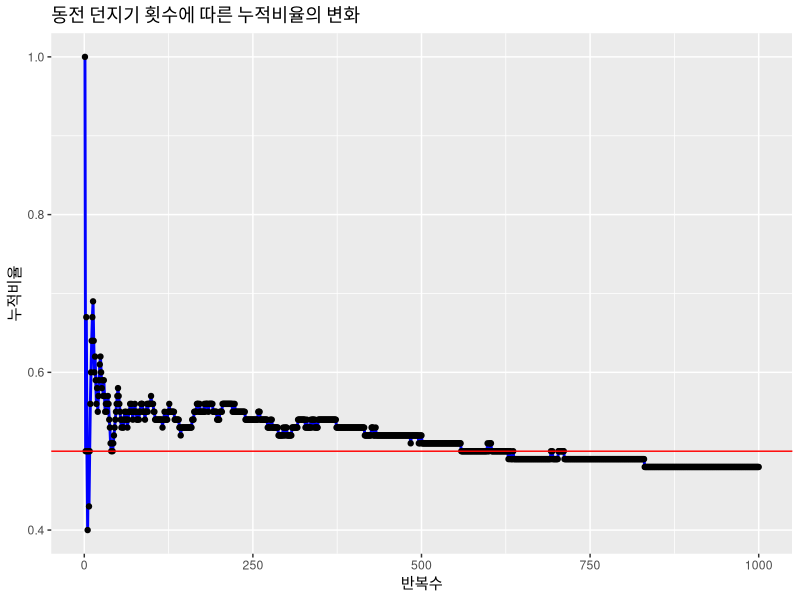
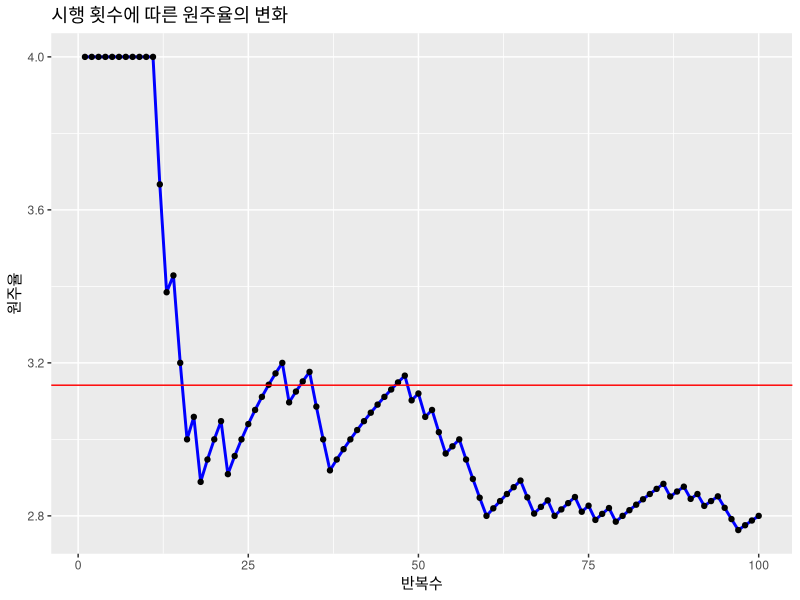
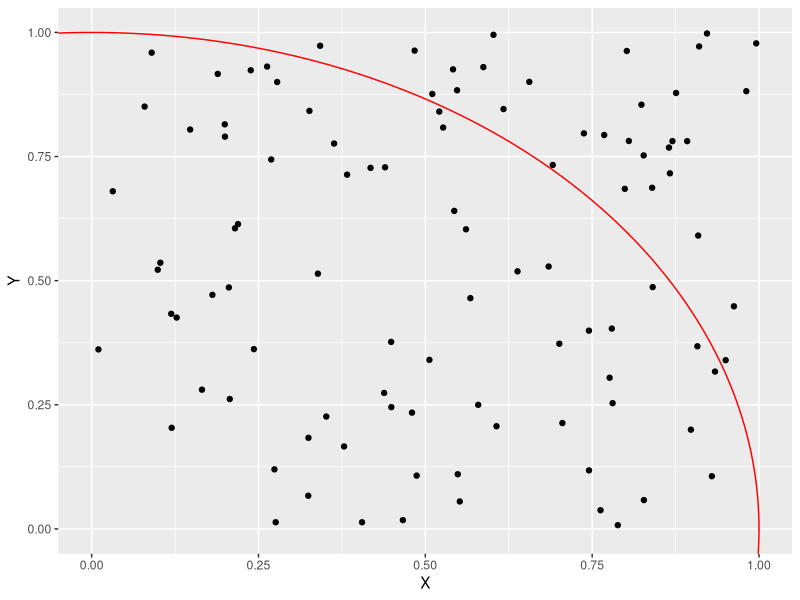

Reproduce these figures in R, in order.
# 11장 시뮬레이션

# 표본 추출방법: 복원 추출, 비복원 추출
# 복원 추출: 10개의 값 중에서 추출된 값을 다시 사용하여 추출
# 비복원 추출: 10개의 값 중에서 이미 추출된 값을 제외하고 추출

# 복원 추출
sample(1:10, 5, replace=T)
sample(c("앞면", "뒷면"), 5, replace=T)

# 비복원 추출
sample(1:45, 6)
sample(1:45, 6, replace=F)

# 난수 추출
runif(10, min = 0, max = 1)

# 동전 던지기 실험(시뮬레이션)

# 변수 초기화
# 반복횟수 변수
iteration = 1000
# 누적비율 변수
prob = NULL
# 동전 앞면이 나온 횟수 저장 변수
count = 0

# 동전 던지기 반복문
for (x in 1:iteration) {
  # 동전 던지기(추출개수 1개이므로 복원 또는 비복원 추출의 결과가 같다.)
  coin = sample(c("앞면", "뒷면"), 1, replace=T)
  
  # 동전이 앞면인 경우에 앞면횟수 저장하는 변수 count에 1씩 증가
  if(coin == "앞면") {
    count = count + 1;
  }
  
  # 누적비율 추가
  prob = c(prob, round(count/x, 2))
  prob
}

# 누적비율 값을 사용하여 데이터 프레임으로 변환
df.coin = data.frame("반복수"=1:iteration, "누적비율"=prob)

# 실험결과 그래프
library(ggplot2)

ggplot(data = df.coin, aes(x=반복수, y=누적비율, group = 1)) +
  geom_line(color="blue", size=1) +
  geom_point() +
  geom_hline(yintercept = 0.5, color="red") +
  labs(title = "동전 던지기 횟수에 따른 누적비율의 변화")

# 원주를 구하는 실험(시뮬레이션)
# 한변의 길이가 1인 사각형의 1/4의 원이 포함되어 있는 경우
# 변수 초기화
# 반복횟수 변수
iteration = 100
# 1/4 원안의 점의 개수를 저장하는 변수
N.circle = 0
# 100개의 파이(원주율) 값을 저장
PI = NULL
# 점의 좌표값들을 저장
pts = NULL

for (i in 1:iteration) {
  # 사각형내의 점의 위치
  x = runif(1, min = 0, max = 1)
  y = runif(1, min = 0, max = 1)
  
  pts = rbind(pts, c(x, y))
  
  # 거리계산
  dist = sqrt(x^2 + y^2)
  
  # 거리가 1이하면 원내의 점으로 판단해서 원내의 점의 개수를 저장하는 N.circle에 값을 누적
  if(dist <= 1) {
    N.circle =  N.circle + 1
  }
  
  # 시행횟수까지의 원주율 계산
  pi.sim = 4 * N.circle / i
  PI = c(PI, pi.sim)
}

# 계산된 원주율 값이 저장된 데이터 프레임의 변환
df.pi = data.frame(반복수=1:iteration, 원주율=PI)
pi = 3.141592

# 원주율 시뮬레이션 결과 시각화
ggplot(data = df.pi, aes(x=반복수, y=원주율, group = 1)) +
  geom_line(color="blue", size=1) +
  geom_point() +
  geom_hline(yintercept = pi, color="red") +
  labs(title = "시행 횟수에 따른 원주율의 변화")


# 시행횟수에 따른 점의 분포도
pts.df = as.data.frame(pts)
colnames(pts.df) = c("X", "Y")

install.packages("ggforce")
library(ggforce)

ggplot() +
  geom_point(data = pts.df, aes(x=X, y=Y)) +
  coord_cartesian(xlim = c(0,1), ylim = c(0,1)) +
  geom_circle(aes(x0=0, y0=0, r=1), col="red")